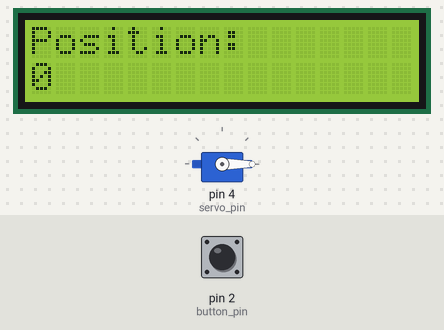
Bench run of a sketch on a simulated Arduino Uno, built with avr-gcc and run on an emulated ATmega328P. Parts: servo, 16×2 character LCD. The test bench sets the inputs (shaded band); at power-on: pin 2 (button_pin) HIGH. What the sketch prints to the serial monitor is not drawn.

Above: at 1.2 s.
1.3 s: pin 2 (button_pin) pulled LOW for 0.15 s
At 1.8 s:
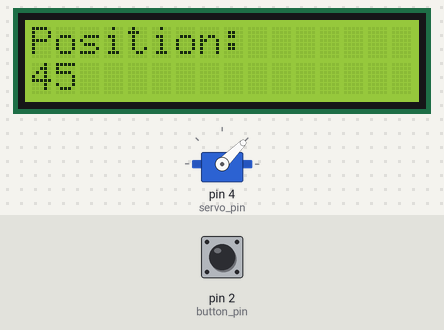
2.9 s: pin 2 (button_pin) pulled LOW for 1 s
At 4.3 s:
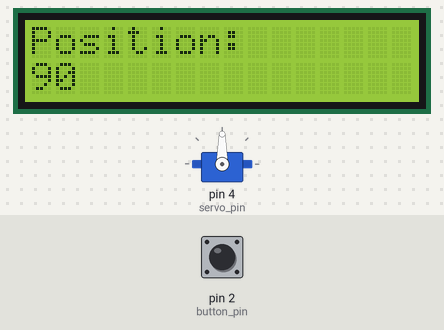
5.4 s: pin 2 (button_pin) pulled LOW for 0.15 s
At 6.2 s:
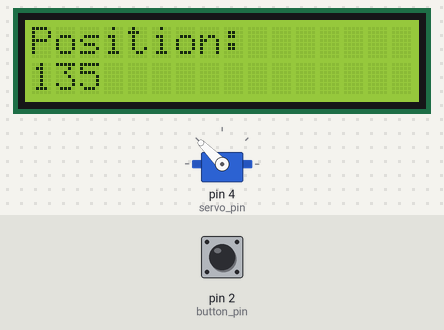
7.0 s: pin 2 (button_pin) pulled LOW for 3.2 s
At 7.4 s:
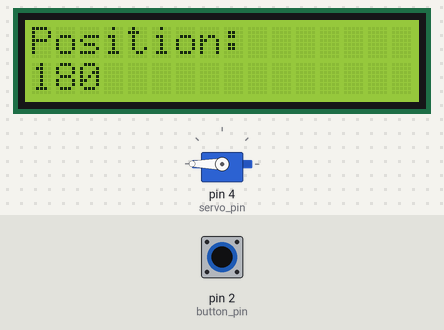
Timing chart, 0 to 10.0 s (numbered marks = the images above; inputs shaded):
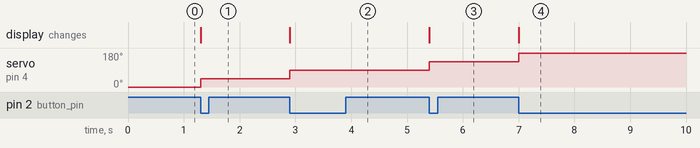

Measured:
- after the input at 1.3 s, servo on pin 4 (servo_pin): 0° → 45° at once; the display: changes at once (image 1)
- after the input at 2.9 s, servo on pin 4 (servo_pin): 45° → 90° at once; the display: changes at once (image 2)
- after the input at 5.4 s, servo on pin 4 (servo_pin): 90° → 135° at once; the display: changes at once (image 3)
- after the input at 7.0 s, servo on pin 4 (servo_pin): 135° → 180° at once; the display: changes at once (image 4)

The sketch:

pratica-5.ino
```cpp
#include <LiquidCrystal.h>
#include <Servo.h>

const int button_pin = 2;
const int servo_pin = 4;

Servo servo;
int servo_position = 0;
int servo_step = 45;

const int lcd_rs = 13;
const int lcd_enable = 12;
const int lcd_d4 = 11;
const int lcd_d5 = 10;
const int lcd_d6 = 9;
const int lcd_d7 = 8;

LiquidCrystal lcd(lcd_rs, lcd_enable, lcd_d4, lcd_d5, lcd_d6, lcd_d7);

const unsigned long debounce_delay = 200;
unsigned long last_debounce_time = 0;

const int lcd_columns = 16;
const int lcd_rows = 2;

void setup() {
    setup_servo();
    setup_lcd();
    setup_button();
    Serial.begin(9600);
}

void loop() {}

void setup_servo() {
    servo.attach(servo_pin);
    servo.write(servo_position);
}

void setup_lcd() {
    lcd.begin(lcd_columns, lcd_rows);
    lcd.print("Position: ");
    lcd.setCursor(0, 1);
    lcd.print(servo_position);
}

void setup_button() {
    pinMode(button_pin, INPUT_PULLUP);
    attachInterrupt(digitalPinToInterrupt(button_pin), button_pressed, FALLING);
}

void button_pressed() {
    if (millis() - last_debounce_time >= debounce_delay) {
        last_debounce_time = millis();

        if (digitalRead(button_pin) == LOW) {
            update_servo_position();
            update_lcd();
            log_position();
        }
    }
}

void update_servo_position() {
    servo_position += servo_step;
    const int servo_max_position = 180;
    const int servo_min_position = 0;

    if (servo_position >= servo_max_position ||
        servo_position <= servo_min_position) {
        servo_step *= -1; // Invert the direction
    }

    servo.write(servo_position);
}

void update_lcd() {
    const int lcd_position_row = 1;

    lcd.setCursor(0, lcd_position_row);
    lcd.print("    "); // Clear the previous position
    lcd.setCursor(0, lcd_position_row);
    lcd.print(servo_position);
}

void log_position() {
    Serial.print("Position: ");
    Serial.println(servo_position);
}
```
